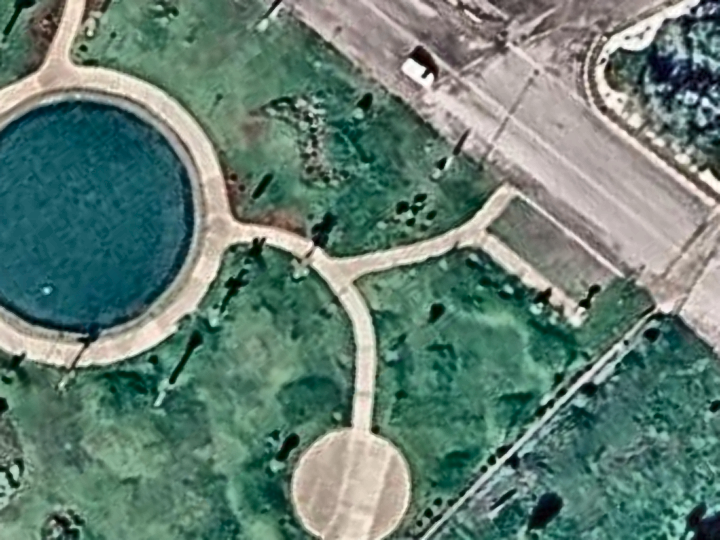
#> input picture photos_drone/real_cap_001.png, 720 x 540 px; its folder holds 4 pictures in this run
$ python test_stitching_qa.py
#> lines starting #> are read from the running program, lines starting #| are printed output that depends on the picture
import cv2
import glob
import os

# 1. Récupération des deux premières photos du dataset
fichiers = sorted(list(set(glob.glob("./photos_drone/*.*"))))
fichiers = [f for f in fichiers if f.lower().endswith(('.png', '.jpg', '.jpeg'))]

if len(fichiers) < 2:
    print("❌ Il faut au moins 2 photos dans ./photos_drone pour ce test.")
    exit()

img1_path, img2_path = fichiers[0], fichiers[1]
print(f"🔍 Test de correspondance entre :\n - Photo A : {os.path.basename(img1_path)}\n - Photo B : {os.path.basename(img2_path)}")

# 2. Chargement et détection des points SIFT
img1 = cv2.imread(img1_path)
#> img1 is the input picture: shape (540, 720, 3); mean B, G, R 114.8, 126.1, 100
img2 = cv2.imread(img2_path)
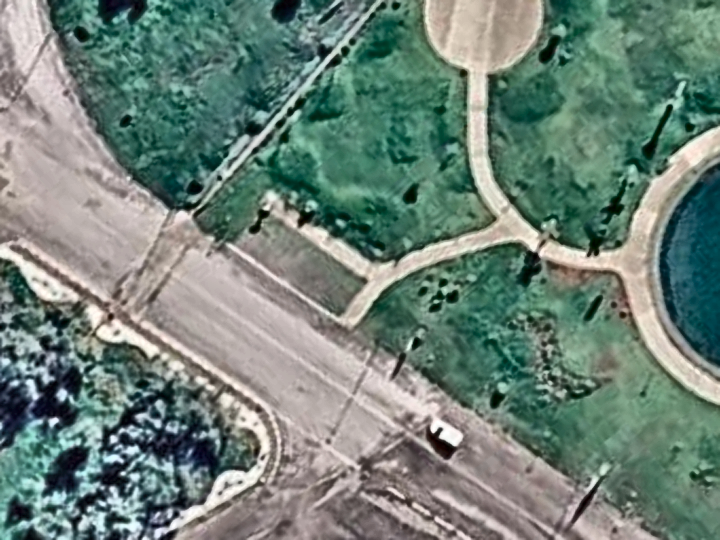
#> input picture photos_drone/real_cap_002.png, 720 x 540 px
#> img2 is the input picture: shape (540, 720, 3); mean B, G, R 120.6, 130.3, 111

# 1. On augmente le nombre de points détectés (5000 au lieu de 1000)
sift = cv2.SIFT_create(nfeatures=5000, contrastThreshold=0.03)
kp1, des1 = sift.detectAndCompute(img1, None)
#> kp1 = 5000 keypoints; strongest (x, y, size): (705, 102, 5.4), (706, 176, 7.9), (431, 76, 4), (693, 10, 4.4)
kp2, des2 = sift.detectAndCompute(img2, None)
#> kp2 = 5001 keypoints; strongest (x, y, size): (53, 421, 6), (113, 439, 5.2), (62, 394, 7.8), (123, 473, 3.4)

# 2. On utilise le ratio standard pour drone en milieu naturel (0.80 au lieu de 0.70)
matcher = cv2.BFMatcher()
matches = matcher.knnMatch(des1, des2, k=2)
#> matches = 5000 matches
bons_points = [m for m, n in matches if m.distance < 0.80 * n.distance]
#> bons_points = 2939 matches

print(f"✅ {len(bons_points)} points de repère communs identifiés dans la zone de recouvrement !")
#| ✅ 2939 points de repère communs identifiés dans la zone de recouvrement !

# 4. Dessin des lignes de correspondance entre les deux photos
img_debug = cv2.drawMatches(img1, kp1, img2, kp2, bons_points[:80], None, flags=cv2.DrawMatchesFlags_NOT_DRAW_SINGLE_POINTS)
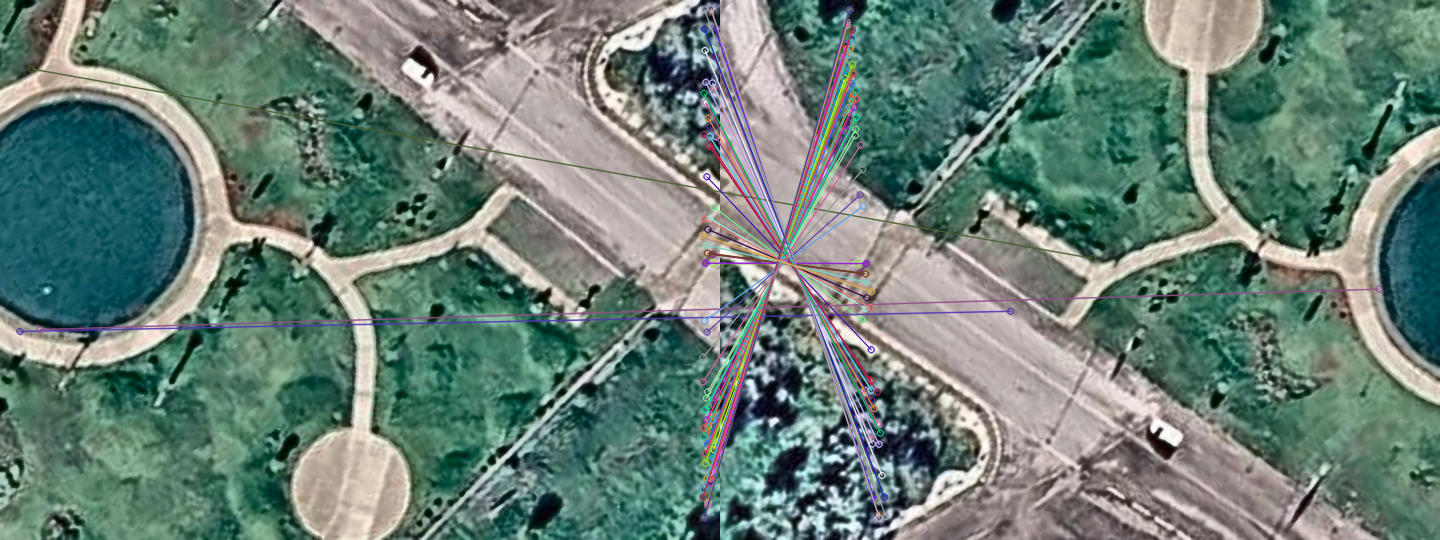
#> img_debug: shape (540, 1440, 3); mean B, G, R 118.1, 127.7, 105.9

os.makedirs("./static", exist_ok=True)
cv2.imwrite("./static/test_correspondance_qa.jpg", img_debug)
print("🖼️ Image de preuve sauvegardée dans : ./static/test_correspondance_qa.jpg")
